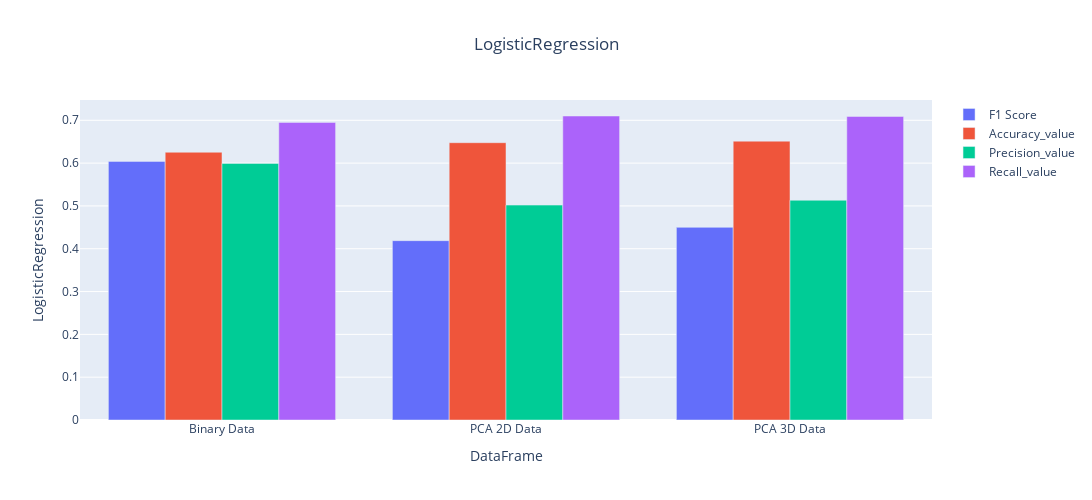
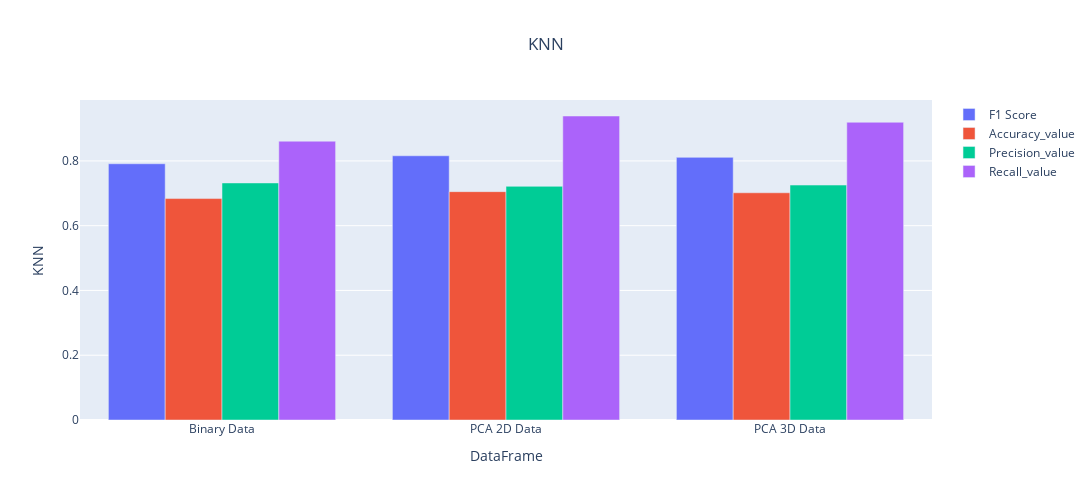
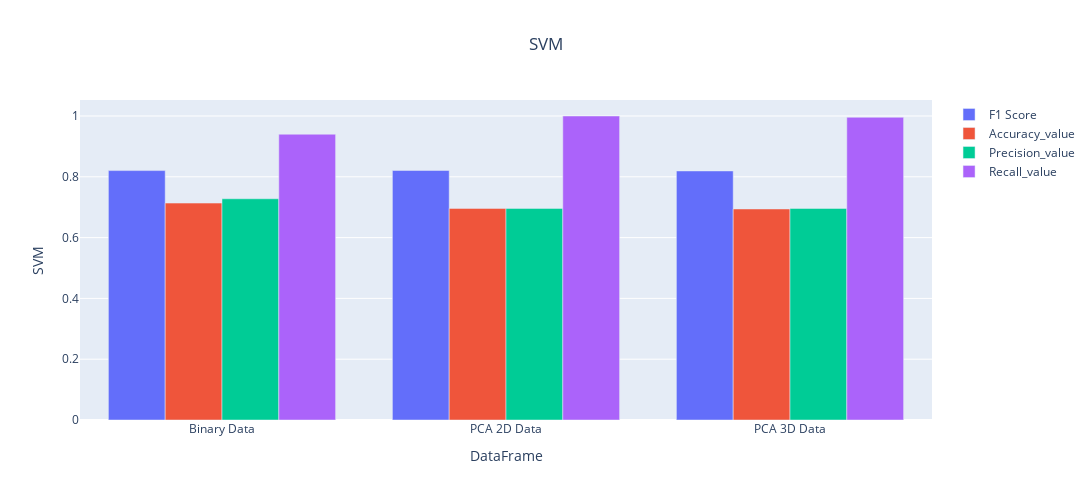
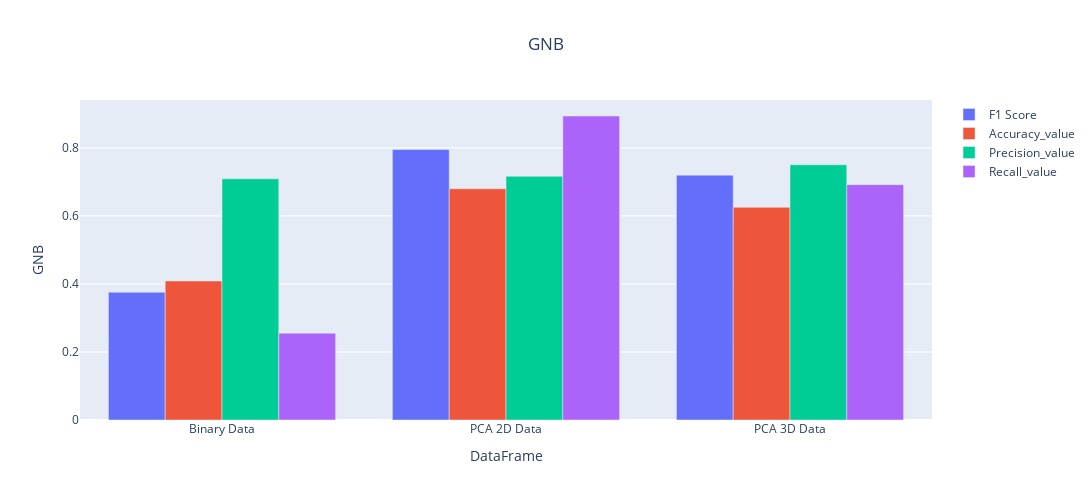

Notebook code cell kept with these figures, in order:
### Code cell
import plotly.graph_objects as go
algs = ['LogisticRegression','KNN','SVM','GNB','DT','RF','MLP']

for i, alg in enumerate(algs):
    fig = go.Figure(data=[
    go.Bar(name='F1 Score', x=x, y=list(f1_values[alg])),
    go.Bar(name='Accuracy_value', x=x, y=list(accuracy_values[alg])),
    go.Bar(name='Precision_value', x=x, y=list(precision_values[alg])),
    go.Bar(name='Recall_value', x=x, y=list(recall_values[alg]))
    ], layout=go.Layout(title=algs[i],title_x = 0.5,  barmode='group', xaxis=dict(title='DataFrame'), yaxis=dict(title=algs[i]), width=1200, height=500))
    fig.show()

### Figure 1 — Plotly figure (JSON) as saved in the notebook; plotly's stock layout.template omitted (floating-point values rounded to 4 significant figures)
{"data": [{"name": "F1 Score", "type": "bar", "x": ["Binary Data", "PCA 2D Data", "PCA 3D Data"], "y": [0.604, 0.4189, 0.45]}, {"name": "Accuracy_value", "type": "bar", "x": ["Binary Data", "PCA 2D Data", "PCA 3D Data"], "y": [0.6254, 0.6477, 0.6512]}, {"name": "Precision_value", "type": "bar", "x": ["Binary Data", "PCA 2D Data", "PCA 3D Data"], "y": [0.5993, 0.5019, 0.5132]}, {"name": "Recall_value", "type": "bar", "x": ["Binary Data", "PCA 2D Data", "PCA 3D Data"], "y": [0.6951, 0.71, 0.709]}], "layout": {"barmode": "group", "height": 500, "title": {"text": "LogisticRegression", "x": 0.5}, "width": 1200, "xaxis": {"title": {"text": "DataFrame"}}, "yaxis": {"title": {"text": "LogisticRegression"}}}}

### Figure 2 — Plotly figure (JSON) as saved in the notebook; plotly's stock layout.template omitted (floating-point values rounded to 4 significant figures)
{"data": [{"name": "F1 Score", "type": "bar", "x": ["Binary Data", "PCA 2D Data", "PCA 3D Data"], "y": [0.7912, 0.8159, 0.8109]}, {"name": "Accuracy_value", "type": "bar", "x": ["Binary Data", "PCA 2D Data", "PCA 3D Data"], "y": [0.6837, 0.7051, 0.7016]}, {"name": "Precision_value", "type": "bar", "x": ["Binary Data", "PCA 2D Data", "PCA 3D Data"], "y": [0.732, 0.7215, 0.7254]}, {"name": "Recall_value", "type": "bar", "x": ["Binary Data", "PCA 2D Data", "PCA 3D Data"], "y": [0.8609, 0.9387, 0.9194]}], "layout": {"barmode": "group", "height": 500, "title": {"text": "KNN", "x": 0.5}, "width": 1200, "xaxis": {"title": {"text": "DataFrame"}}, "yaxis": {"title": {"text": "KNN"}}}}

### Figure 3 — Plotly figure (JSON) as saved in the notebook; plotly's stock layout.template omitted (floating-point values rounded to 4 significant figures)
{"data": [{"name": "F1 Score", "type": "bar", "x": ["Binary Data", "PCA 2D Data", "PCA 3D Data"], "y": [0.8204, 0.8208, 0.8192]}, {"name": "Accuracy_value", "type": "bar", "x": ["Binary Data", "PCA 2D Data", "PCA 3D Data"], "y": [0.7135, 0.6961, 0.6941]}, {"name": "Precision_value", "type": "bar", "x": ["Binary Data", "PCA 2D Data", "PCA 3D Data"], "y": [0.7278, 0.6961, 0.6959]}, {"name": "Recall_value", "type": "bar", "x": ["Binary Data", "PCA 2D Data", "PCA 3D Data"], "y": [0.9401, 1, 0.9957]}], "layout": {"barmode": "group", "height": 500, "title": {"text": "SVM", "x": 0.5}, "width": 1200, "xaxis": {"title": {"text": "DataFrame"}}, "yaxis": {"title": {"text": "SVM"}}}}

### Figure 4 — Plotly figure (JSON) as saved in the notebook; plotly's stock layout.template omitted (floating-point values rounded to 4 significant figures)
{"data": [{"name": "F1 Score", "type": "bar", "x": ["Binary Data", "PCA 2D Data", "PCA 3D Data"], "y": [0.3755, 0.7953, 0.7199]}, {"name": "Accuracy_value", "type": "bar", "x": ["Binary Data", "PCA 2D Data", "PCA 3D Data"], "y": [0.4086, 0.6797, 0.6251]}, {"name": "Precision_value", "type": "bar", "x": ["Binary Data", "PCA 2D Data", "PCA 3D Data"], "y": [0.7089, 0.7164, 0.7502]}, {"name": "Recall_value", "type": "bar", "x": ["Binary Data", "PCA 2D Data", "PCA 3D Data"], "y": [0.2553, 0.8937, 0.6919]}], "layout": {"barmode": "group", "height": 500, "title": {"text": "GNB", "x": 0.5}, "width": 1200, "xaxis": {"title": {"text": "DataFrame"}}, "yaxis": {"title": {"text": "GNB"}}}}
